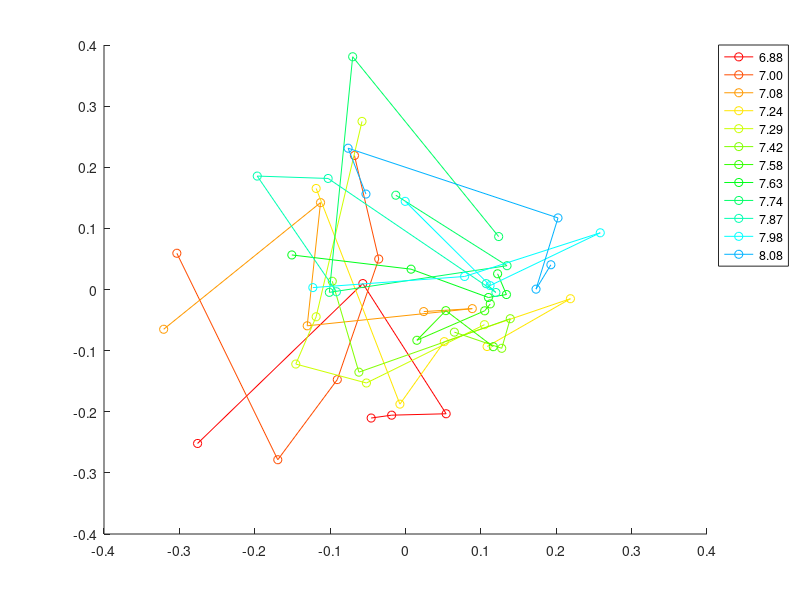
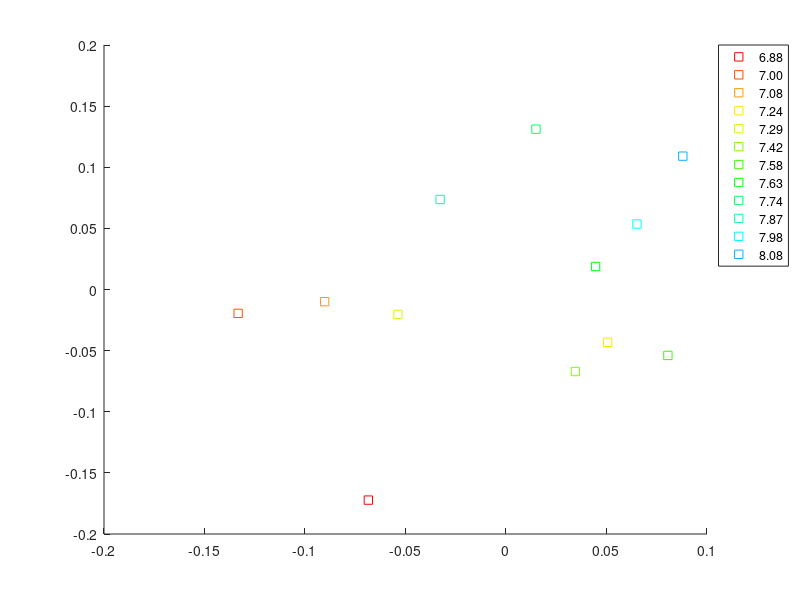
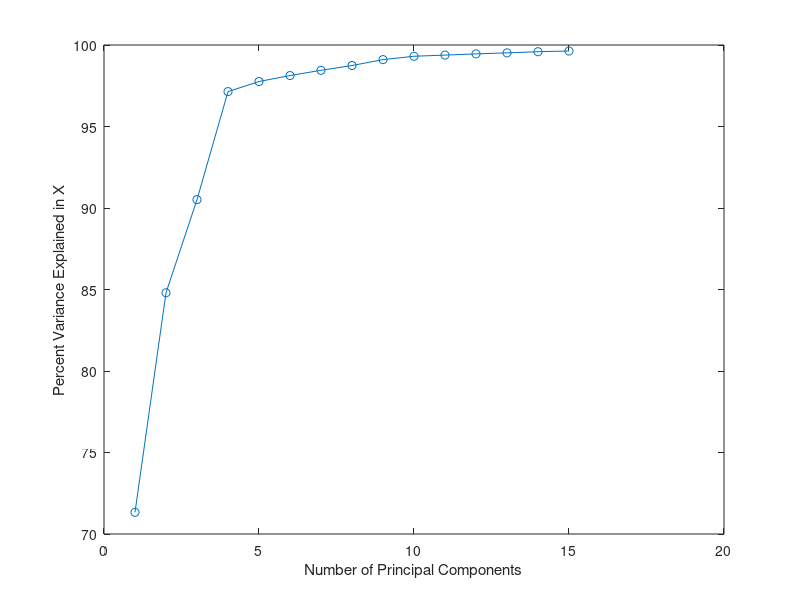
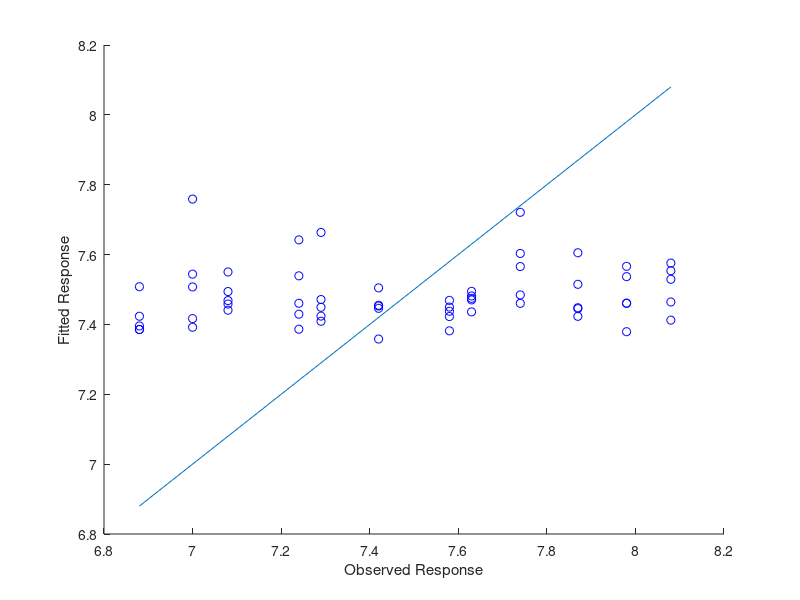

Here is the MATLAB script that generated these plots, in order:
clear; close all; clc

nlevels = 12;
nreps = 5;

%% Virtualization
fprintf('Visualizing dataset for PLS.\n\n');
cc = hsv(20);
load samples_chip1_new;
load pH2;

featurenum = size(X, 1);

X = X';
sumup = sum(X,2);
X = bsxfun(@rdivide,X,sumup);
[n,m] = size(X);
[~,~,Xscores,~,~,PLSPctVar] = plsregress(X,pH);

figure('name', 'PLS');
hold on;
pHindex = zeros(nlevels, 1);
for i = 0:nlevels - 1
    plot(Xscores(i*nreps+1:i*nreps+nreps,1), Xscores(i*nreps+1:i*nreps+nreps,2), 'o-', 'color', cc(i+1,:));
    pHindex(i + 1) = i * nreps + 1;
end

legendCell = cellstr(num2str(pH(pHindex), '%.2f'));
legend(legendCell, 'Location', 'BestOutside');
hold off;

figure('name', 'PLS');
hold on;
for i = 0:nlevels - 1
    plot(mean(Xscores(i*nreps+1:i*nreps+nreps,1)), mean(Xscores(i*nreps+1:i*nreps+nreps,2)), 's', 'color', cc(i+1,:));
end
legend(legendCell, 'Location', 'BestOutside');
hold off;

fprintf('Program paused. Press enter to continue.\n\n');
pause;

%% Explaination
fprintf('Plotting the explanation of PLS.\n\n');
figure('name', 'Explain');
plot(1:15, 100*cumsum(PLSPctVar(1,1:15)),'o-');
xlabel('Number of Principal Components');
ylabel('Percent Variance Explained in X');
fprintf('Program paused. Press enter to continue.\n\n');
pause;

%% Evaluation
% Divide dataset into training set and testing set and evaluate the model.
fprintf('Divide dataset into train set and test set and evaluate the model.\n\n');
load index;

compcnt = 15;
v = zeros(compcnt*nreps, featurenum);

for k = 1:compcnt
    tot = 0;
    
    figure('name', num2str(2*k, 'PLSR with %d Components'));
    hold on;

	for i = 1:nreps
        test = (indices == i); train = ~test;
        Xtrain = X(train,:);
        pHtrain = pH(train);
        Xtest = X(test,:);
        pHtest = pH(test);
   
        [Xloadings,Yloadings,Xscores,Yscores,~,PLSPctVar] = plsregress(Xtrain,pHtrain,2*k);
        betaPLS = regress(pHtrain - mean(pHtrain), Xtrain * Xloadings(:,1:2*k));
        betaPLS = Xloadings(:,1:2*k) * betaPLS;
        
        v((k-1)*nreps+i, :) = betaPLS';
        
        betaPLS = [mean(pHtrain) - mean(Xtrain) * betaPLS; betaPLS];
        yfitPLS = [ones(size(Xtest,1),1) Xtest]*betaPLS;
        plot(pHtest,yfitPLS,'bo');
        xlabel('Observed Response');
        ylabel('Fitted Response');
    
        SMSE = (sum((yfitPLS - pHtest) .^ 2) / sum((pHtest - mean(pHtest)) .^ 2));
        tot = tot + SMSE;
    end
    lx = [min(pHtest) max(pHtest)];
    ly = lx;
    plot(lx, ly);
    hold off;

    fprintf('The average of SMSE with %d components is %f\n', 2*k, tot / nreps);
end

figure('name', 'figure for v');
[PCALoadings,PCAScores,PCAVar] = pca(v);
hold on;
for i = 0:compcnt - 1
    plot(PCAScores(i*nreps+1:i*nreps+nreps,1), PCAScores(i*nreps+1:i*nreps+nreps,2), 's-', 'color', cc(i+1,:));
end

legendCell = cellstr(num2str(((1:5)*2)', '%d components'));
legend(legendCell, 'Location', 'BestOutside');
hold off;